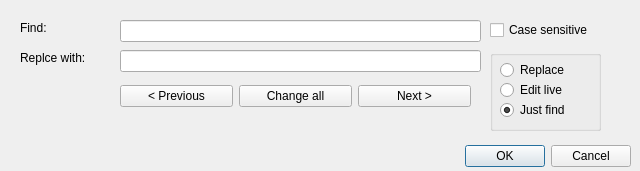
<?xml version="1.0" encoding="UTF-8"?>
<ui version="4.0">
 <class>FindReplace</class>
 <widget class="QDialog" name="FindReplace">
  <property name="geometry">
   <rect>
    <x>0</x>
    <y>0</y>
    <width>640</width>
    <height>171</height>
   </rect>
  </property>
  <property name="sizePolicy">
   <sizepolicy hsizetype="Fixed" vsizetype="Fixed">
    <horstretch>0</horstretch>
    <verstretch>0</verstretch>
   </sizepolicy>
  </property>
  <property name="maximumSize">
   <size>
    <width>640</width>
    <height>171</height>
   </size>
  </property>
  <property name="windowTitle">
   <string>Find &amp; Replace</string>
  </property>
  <widget class="QDialogButtonBox" name="buttonBox">
   <property name="geometry">
    <rect>
     <x>10</x>
     <y>140</y>
     <width>621</width>
     <height>32</height>
    </rect>
   </property>
   <property name="orientation">
    <enum>Qt::Horizontal</enum>
   </property>
   <property name="standardButtons">
    <set>QDialogButtonBox::Cancel|QDialogButtonBox::Ok</set>
   </property>
  </widget>
  <widget class="QGroupBox" name="groupBox">
   <property name="geometry">
    <rect>
     <x>490</x>
     <y>50</y>
     <width>111</width>
     <height>81</height>
    </rect>
   </property>
   <property name="title">
    <string/>
   </property>
   <widget class="QRadioButton" name="replaceButton">
    <property name="geometry">
     <rect>
      <x>10</x>
      <y>10</y>
      <width>102</width>
      <height>20</height>
     </rect>
    </property>
    <property name="text">
     <string>Replace</string>
    </property>
   </widget>
   <widget class="QRadioButton" name="findButton">
    <property name="geometry">
     <rect>
      <x>10</x>
      <y>50</y>
      <width>91</width>
      <height>20</height>
     </rect>
    </property>
    <property name="text">
     <string>Just find</string>
    </property>
    <property name="checked">
     <bool>true</bool>
    </property>
   </widget>
   <widget class="QRadioButton" name="editLiveButton">
    <property name="geometry">
     <rect>
      <x>10</x>
      <y>30</y>
      <width>81</width>
      <height>20</height>
     </rect>
    </property>
    <property name="text">
     <string>Edit live</string>
    </property>
   </widget>
  </widget>
  <widget class="QLabel" name="findLabel">
   <property name="geometry">
    <rect>
     <x>20</x>
     <y>20</y>
     <width>62</width>
     <height>16</height>
    </rect>
   </property>
   <property name="text">
    <string>Find:</string>
   </property>
  </widget>
  <widget class="QLabel" name="replaceLale">
   <property name="geometry">
    <rect>
     <x>20</x>
     <y>50</y>
     <width>91</width>
     <height>16</height>
    </rect>
   </property>
   <property name="text">
    <string>Replce with:</string>
   </property>
  </widget>
  <widget class="QCheckBox" name="checkBox">
   <property name="geometry">
    <rect>
     <x>490</x>
     <y>20</y>
     <width>131</width>
     <height>20</height>
    </rect>
   </property>
   <property name="text">
    <string>Case sensitive</string>
   </property>
  </widget>
  <widget class="QLineEdit" name="le_Find">
   <property name="geometry">
    <rect>
     <x>120</x>
     <y>20</y>
     <width>361</width>
     <height>22</height>
    </rect>
   </property>
  </widget>
  <widget class="QLineEdit" name="le_Replace">
   <property name="geometry">
    <rect>
     <x>120</x>
     <y>50</y>
     <width>361</width>
     <height>22</height>
    </rect>
   </property>
   <property name="readOnly">
    <bool>true</bool>
   </property>
  </widget>
  <widget class="QLabel" name="outputLabel">
   <property name="geometry">
    <rect>
     <x>60</x>
     <y>130</y>
     <width>371</width>
     <height>31</height>
    </rect>
   </property>
   <property name="text">
    <string/>
   </property>
  </widget>
  <widget class="QWidget" name="layoutWidget">
   <property name="geometry">
    <rect>
     <x>120</x>
     <y>80</y>
     <width>351</width>
     <height>32</height>
    </rect>
   </property>
   <layout class="QHBoxLayout" name="horizontalLayout">
    <item>
     <widget class="QPushButton" name="buttonPrevious">
      <property name="text">
       <string>&lt; Previous</string>
      </property>
     </widget>
    </item>
    <item>
     <widget class="QPushButton" name="buttonAll">
      <property name="text">
       <string>Change all</string>
      </property>
     </widget>
    </item>
    <item>
     <widget class="QPushButton" name="buttonNeext">
      <property name="text">
       <string>Next &gt;</string>
      </property>
     </widget>
    </item>
   </layout>
  </widget>
 </widget>
 <resources/>
 <connections>
  <connection>
   <sender>buttonBox</sender>
   <signal>accepted()</signal>
   <receiver>FindReplace</receiver>
   <slot>accept()</slot>
   <hints>
    <hint type="sourcelabel">
     <x>248</x>
     <y>254</y>
    </hint>
    <hint type="destinationlabel">
     <x>157</x>
     <y>274</y>
    </hint>
   </hints>
  </connection>
  <connection>
   <sender>buttonBox</sender>
   <signal>rejected()</signal>
   <receiver>FindReplace</receiver>
   <slot>reject()</slot>
   <hints>
    <hint type="sourcelabel">
     <x>316</x>
     <y>260</y>
    </hint>
    <hint type="destinationlabel">
     <x>286</x>
     <y>274</y>
    </hint>
   </hints>
  </connection>
 </connections>
</ui>
